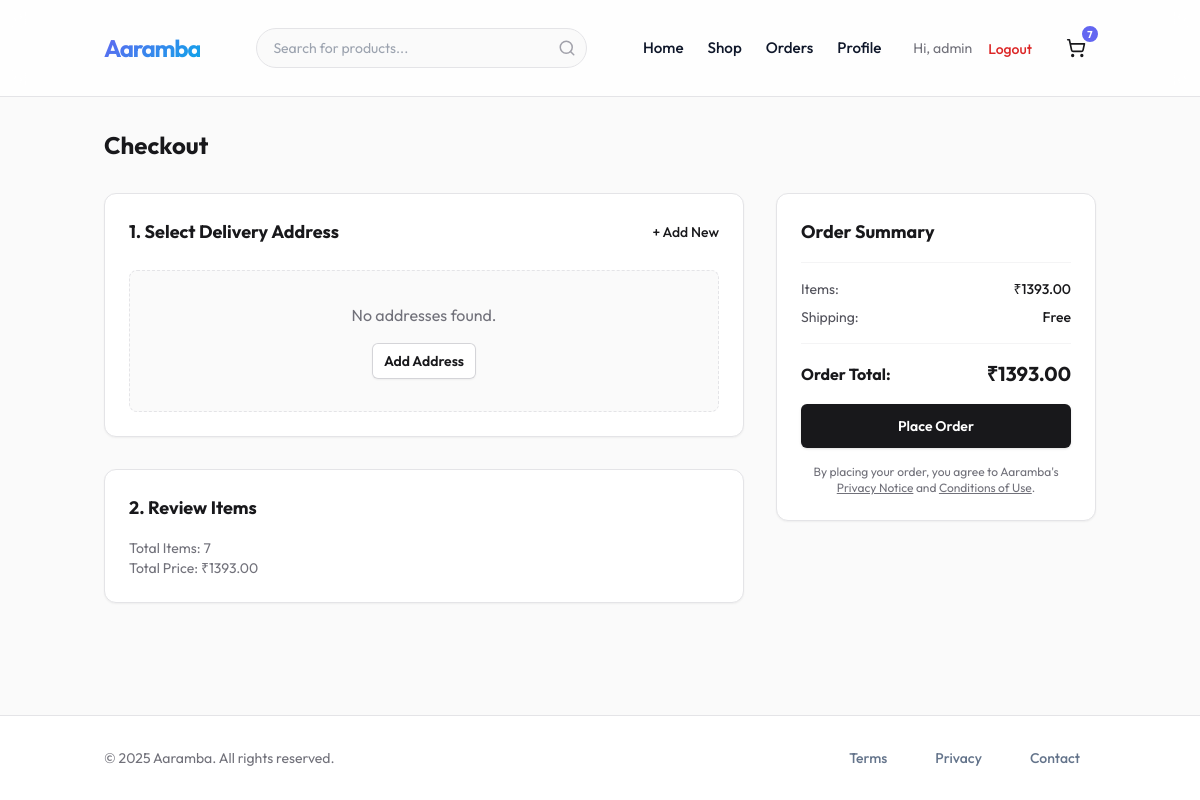
The app's page /orders/checkout/ (signed in), older data.
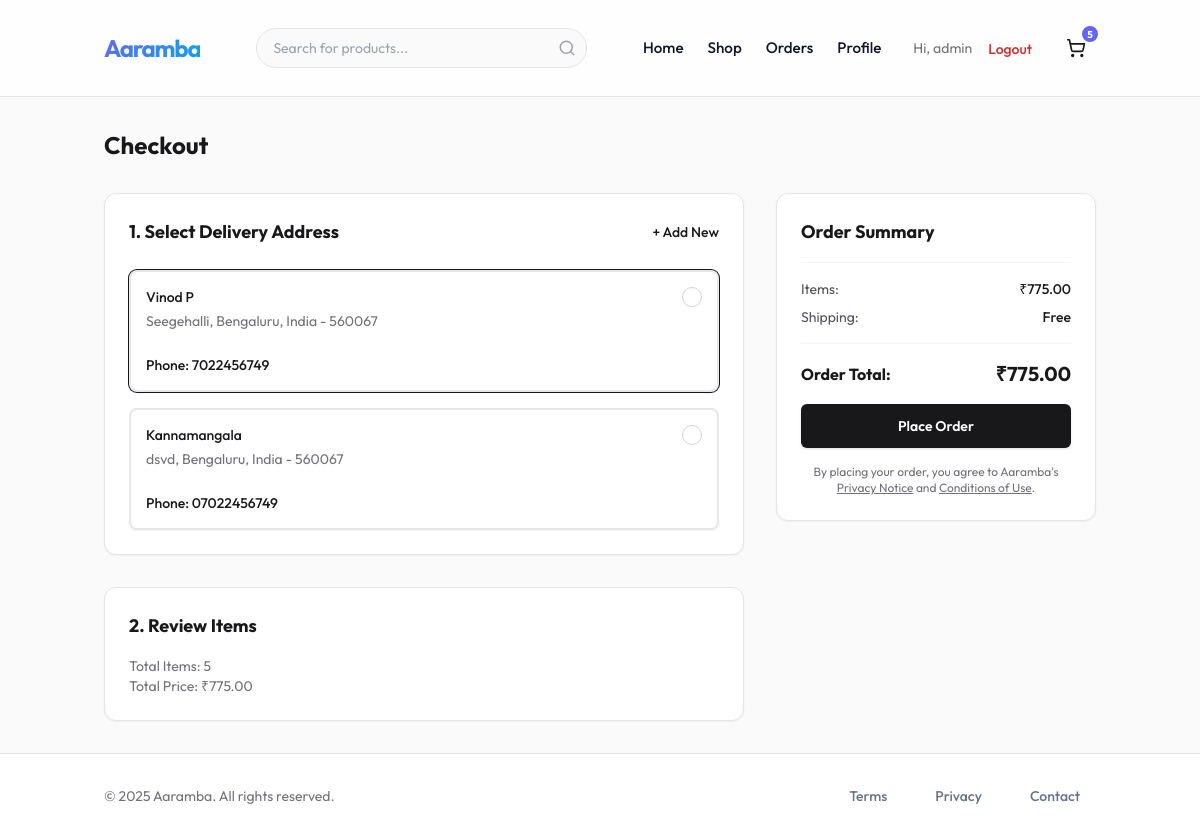
The same page, newer data.
### accounts/models.py (models this page shows, shortened)
class User(AbstractUser):
    class Role(models.TextChoices):
        ADMIN = "ADMIN", "Admin"
        CUSTOMER = "CUSTOMER", "Customer"
        SELLER = "SELLER", "Seller"
        DELIVERY = "DELIVERY", "Delivery Partner"
    role = models.CharField(max_length=50, choices=Role.choices, default=Role.CUSTOMER)
    phone = models.CharField(max_length=15, blank=True, null=True)
    is_verified = models.BooleanField(default=False)

class Address(models.Model):
    user = models.ForeignKey(User, on_delete=models.CASCADE, related_name='addresses')
    full_name = models.CharField(max_length=100)
    phone_number = models.CharField(max_length=15)
    street_address = models.TextField()
    city = models.CharField(max_length=100)
    state = models.CharField(max_length=100)
    postal_code = models.CharField(max_length=20)
    country = models.CharField(max_length=100, default='India')
    is_default = models.BooleanField(default=False)

### orders/models.py (models this page shows, shortened)
class Cart(models.Model):
    user = models.ForeignKey(settings.AUTH_USER_MODEL, on_delete=models.CASCADE, null=True, blank=True, related_name='cart')
    session_id = models.CharField(max_length=255, null=True, blank=True)
    created_at = models.DateTimeField(auto_now_add=True)
    updated_at = models.DateTimeField(auto_now=True)
    @property
    def total_price(self):
        return sum(item.total_price for item in self.items.all())
    @property
    def total_items(self):
        return sum(item.quantity for item in self.items.all())

class CartItem(models.Model):
    cart = models.ForeignKey(Cart, on_delete=models.CASCADE, related_name='items')
    product = models.ForeignKey(Product, on_delete=models.CASCADE)
    sku = models.ForeignKey(SKU, on_delete=models.CASCADE)
    quantity = models.PositiveIntegerField(default=1)
    @property
    def total_price(self):
        price = self.product.discounted_price
        base = self.sku.price if self.sku.price > 0 else self.product.base_price
        offer = self.product.get_active_offer()
        if offer:
            discount = (base * offer.discount_percent) / 100
            final_price = base - discount
        else:
            final_price = base
        return final_price * self.quantity

### products/models.py (models this page shows, shortened)
class Product(models.Model):
    seller = models.ForeignKey(Seller, on_delete=models.CASCADE, related_name='products')
    category = TreeForeignKey(Category, on_delete=models.SET_NULL, null=True, related_name='products')
    title = models.CharField(max_length=255)
    description = models.TextField()
    base_price = models.DecimalField(max_digits=10, decimal_places=2)
    image = models.ImageField(upload_to='products/', blank=True, null=True)
    created_at = models.DateTimeField(auto_now_add=True)
    updated_at = models.DateTimeField(auto_now=True)
    is_active = models.BooleanField(default=True)
    def get_active_offer(self):
        from django.utils import timezone
        from promotions.models import Offer
        now = timezone.now()
        if self.category:
            categories = self.category.get_ancestors(include_self=True)
            return Offer.objects.filter(categories__in=categories, is_active=True, start_date__lte=now, end_date__gte=now).order_by('-discount_percent').first()
        return None
    @property
    def discounted_price(self):
        offer = self.get_active_offer()
        if offer:
            discount = (self.base_price * offer.discount_percent) / 100
            return self.base_price - discount
        return self.base_price

class Category(MPTTModel):
    name = models.CharField(max_length=100)
    parent = TreeForeignKey('self', on_delete=models.CASCADE, null=True, blank=True, related_name='children')
    slug = models.SlugField(unique=True)
    image = models.ImageField(upload_to='categories/', blank=True, null=True)
    class MPTTMeta:
        order_insertion_by = ['name']

class SKU(models.Model):
    product = models.ForeignKey(Product, on_delete=models.CASCADE, related_name='skus')
    sku_code = models.CharField(max_length=50, unique=True)
    price = models.DecimalField(max_digits=10, decimal_places=2)
    stock = models.PositiveIntegerField(default=0)
    attributes = models.JSONField(default=dict) # e.g., {'color': 'Red', 'size': 'M'}

### orders/views.py (the view)
# urls.py: path('checkout/', views.checkout, name='checkout'),
@login_required
def checkout(request):
    cart = _get_cart(request)
    if cart.total_items == 0:
        return redirect('orders:view_cart')
    addresses = Address.objects.filter(user=request.user)
    address_form = AddressForm()
    return render(request, 'orders/checkout.html', {'cart': cart, 'addresses': addresses, 'address_form': address_form})

### orders/views.py (called while the page is built, shortened)
def _get_cart(request):
    if request.user.is_authenticated:
        cart, created = Cart.objects.get_or_create(user=request.user)
    return cart

### templates/orders/checkout.html (shortened to what the changed rows need)
{% extends 'base.html' %}
{% block content %}
<div class="container mx-auto px-4 py-8">
    <h2 class="text-2xl font-bold text-zinc-900 mb-8">Checkout</h2>
    <div class="flex flex-col lg:flex-row gap-8">
        <div class="flex-grow space-y-8">
            <form action="{% url 'orders:place_order' %}" method="post" id="checkout-form">
                <div class="bg-white p-6 rounded-xl border border-zinc-200 shadow-sm">
                    {% if addresses %}
                    <div class="space-y-4" id="address-list">
                        {% for address in addresses %}
                        <label
                            class="relative flex cursor-pointer rounded-lg border bg-white p-4 shadow-sm focus:outline-none hover:border-zinc-300 transition-colors {{ address.is_default|yesno:'border-zinc-900 ring-1 ring-zinc-900,border-zinc-200' }}">
                            <span class="flex flex-1">
                                <span class="flex flex-col">
                                    <span class="block text-sm font-medium text-zinc-900">{{ address.full_name }}</span>
                                    <span class="mt-1 flex items-center text-sm text-zinc-500">
                                        {{ address.street_address }}, {{ address.city }}, {{ address.state }} -
                                        {{ address.postal_code }}
                                    </span>
                                    <span class="mt-6 text-sm font-medium text-zinc-900">
                                        Phone: {{ address.phone_number }}
                                    </span>
                                </span>
                            </span>
                            <span class="pointer-events-none absolute -inset-px rounded-lg border-2"
                                aria-hidden="true"></span>
                            <span
                                class="h-5 w-5 rounded-full border border-zinc-300 bg-white flex items-center justify-center ring-offset-2 ring-zinc-900 ui-checked:bg-zinc-900 ui-checked:border-transparent">
                            </span>
                        </label>
                        {% endfor %}
                    </div>
                    {% else %}
                    <div id="no-address-div"
                        class="text-center py-8 bg-zinc-50 rounded-lg border border-zinc-200 border-dashed">
                        <p class="text-zinc-500 mb-4">No addresses found.</p>
                        <button type="button" id="open-add-address-modal-empty"
                            class="inline-flex items-center rounded-md bg-white px-3 py-2 text-sm font-semibold text-zinc-900 shadow-sm ring-1 ring-inset ring-zinc-300 hover:bg-zinc-50">
                            Add Address
                        </button>
                    </div>
                    {% endif %}
                </div>
                <div class="mt-8 bg-white p-6 rounded-xl border border-zinc-200 shadow-sm">
                    <h3 class="text-lg font-bold text-zinc-900 mb-4">2. Review Items</h3>
                    <p class="text-sm text-zinc-500">Total Items: {{ cart.total_items }}</p>
                    <p class="text-sm text-zinc-500">Total Price: ₹{{ cart.total_price }}</p>
                </div>
            </form>
        </div>
        <div class="lg:w-80 flex-shrink-0">
            <div class="bg-white p-6 rounded-xl border border-zinc-200 shadow-sm sticky top-24">
                <div class="space-y-2 py-4 border-t border-b border-zinc-100">
                    <div class="flex justify-between text-sm">
                        <span class="text-zinc-600">Items:</span>
                        <span class="font-medium text-zinc-900">₹{{ cart.total_price }}</span>
                    </div>
                </div>
                <div class="flex justify-between items-center my-4">
                    <span class="text-base font-bold text-zinc-900">Order Total:</span>
                    <span class="text-xl font-bold text-zinc-900">₹{{ cart.total_price }}</span>
                </div>
            </div>
        </div>
    </div>
</div>
{% endblock %}

### templates/base.html (shortened to what the changed rows need)
<!DOCTYPE html>
<html lang="en">
<head>
    <script src="https://cdn.tailwindcss.com"></script>
    {% load static %}
    <link rel="stylesheet" href="{% static 'css/style.css' %}">
</head>
<body class="bg-zinc-50 text-zinc-900 antialiased min-h-screen flex flex-col">
    <header class="main-header sticky top-0 z-50 w-full border-b border-zinc-200 bg-white/80 backdrop-blur-md">
        <div class="container mx-auto px-4 h-16 flex items-center justify-between">
            <nav class="nav-links hidden md:flex items-center gap-6">
                {% if user.is_authenticated %}
                <a href="{% url 'orders:order_history' %}"
                    class="text-sm font-medium hover:text-primary transition-colors">Orders</a>
                <a href="{% url 'accounts:profile' %}"
                    class="text-sm font-medium hover:text-primary transition-colors">Profile</a>
                <div class="flex items-center gap-4 ml-2">
                    <span class="text-sm text-zinc-500">Hi, {{ user.username }}</span>
                    <form action="{% url 'accounts:logout' %}" method="post" class="inline">
                        <button type="submit"
                            class="text-sm font-medium text-red-600 hover:text-red-700 transition-colors">Logout</button>
                    </form>
                </div>
                {% endif %}
                <a href="{% url 'orders:view_cart' %}"
                    class="relative inline-flex items-center justify-center w-10 h-10 rounded-full hover:bg-zinc-100 transition-colors">
                    <span
                        class="cart-badge absolute -top-1 -right-1 bg-primary text-white text-[10px] font-bold h-5 w-5 flex items-center justify-center rounded-full border-2 border-white {% if request.user.cart.first.total_items > 0 %}{% else %}hidden{% endif %}">
                        {% if request.user.is_authenticated %}
                        {{ request.user.cart.first.total_items|default:0 }}
                        {% else %}
                        0
                        {% endif %}
                    </span>
                </a>
            </nav>
        </div>
    </header>
    <main class="flex-1">
        {% block content %}
        {% endblock %}
    </main>
</body>
</html>

Row changes from the older to the newer data that the page shows:
changed User "admin": user.cart.first.total_items "7" → "5"
added Address: full_name "Vinod P", street_address "Seegehalli", city "Bengaluru", state "India", postal_code "560067", phone_number "7022456749"
added Address: full_name "Kannamangala", street_address "dsvd", city "Bengaluru", state "India", postal_code "560067", phone_number "07022456749"
computed for Cart: total_items "7" → "5"; total_price "1393.00" → "775.00"
Text that changed along with them:
text no longer shown: "No addresses found. Add Address"
